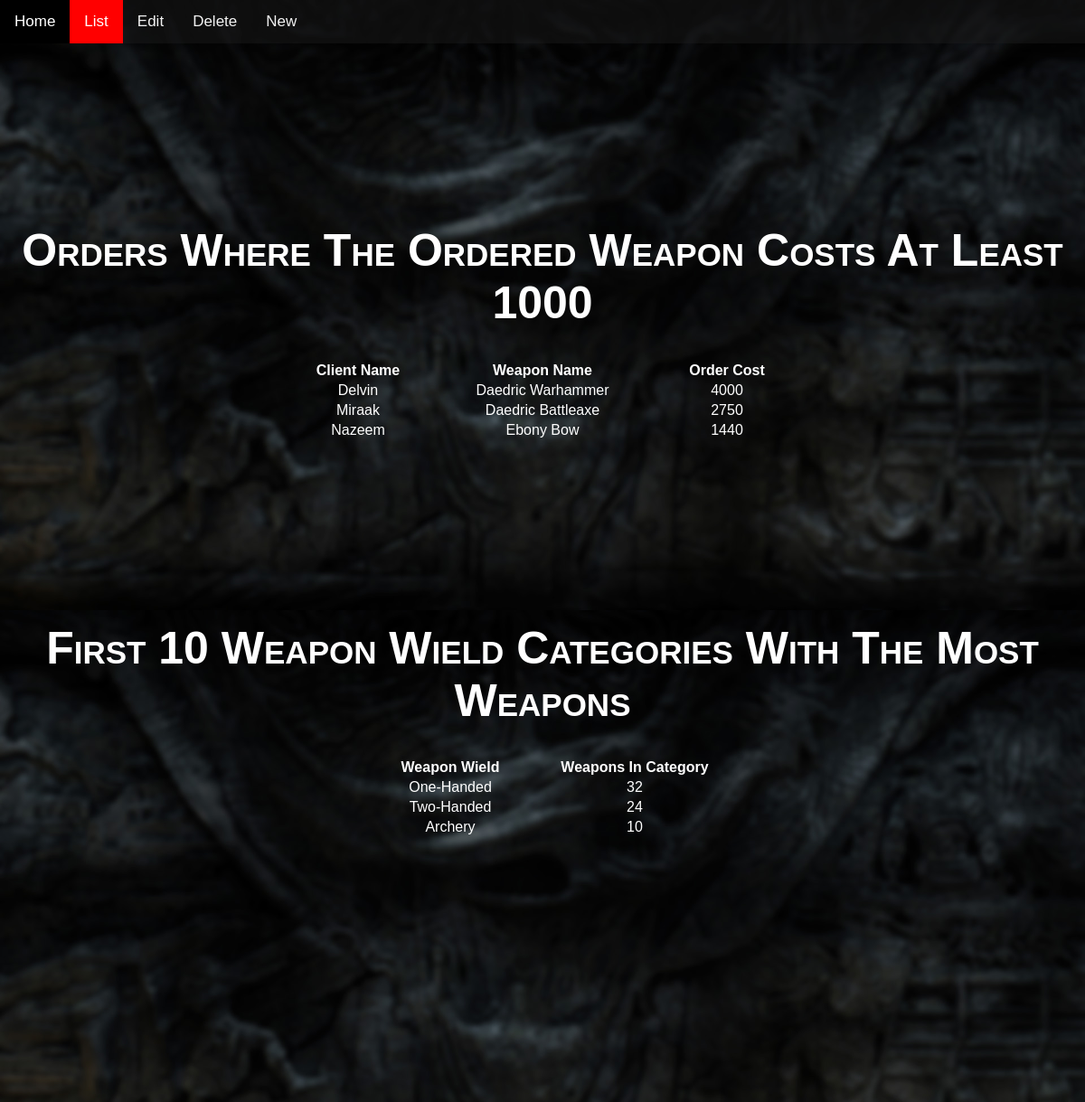
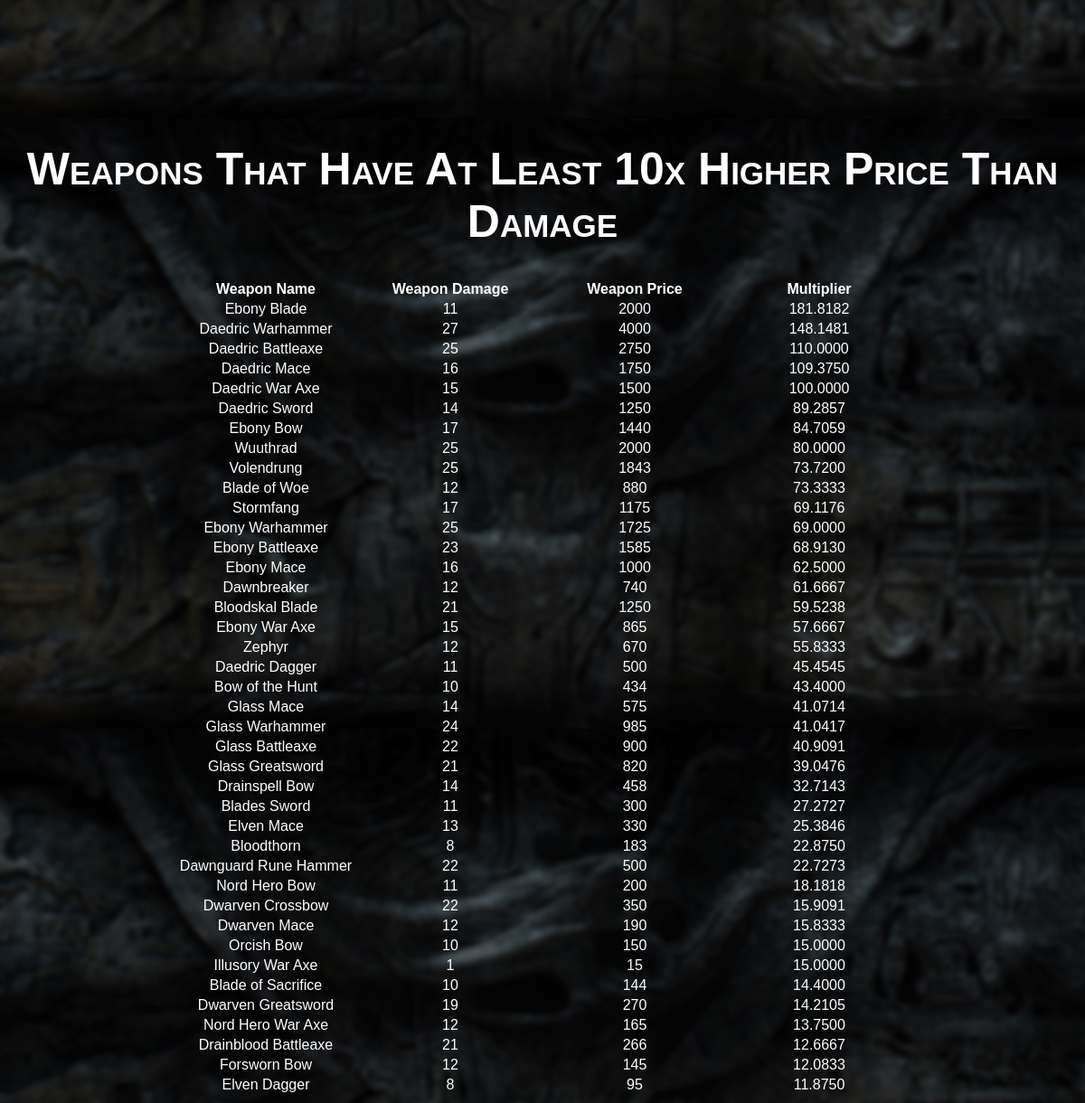
/Web/php/php_specific/list_weaponwield.php, run on the app's committed database (2 pictures, top to bottom).
### tables this page shows
CREATE TABLE `orders` (
  `clientname` varchar(50) NOT NULL,
  `weaponname` varchar(50) NOT NULL,
  `orderdate` date NOT NULL
);

CREATE TABLE `weapon` (
  `weaponname` varchar(50) NOT NULL,
  `weapontypename` varchar(50) NOT NULL,
  `price` int(10) NOT NULL,
  `damage` int(5) NOT NULL
);

### Web/php/php_specific/list_weaponwield.php (the view, shortened to what this page needs)
<!DOCTYPE html>
<html lang="en">
<head>
    <link rel="stylesheet" href="../../style/style.css">
    <link rel="stylesheet" href="//cdnjs.cloudflare.com/ajax/libs/morris.js/0.5.1/morris.css">
</head>
<body>
    <div class="topnav">
        <a href="../index.php">Home</a>
        <a href="../list.php" class="active">List</a>
        <a href="../edit.php">Edit</a>
        <a href="../delete.php">Delete</a>
        <a href="../new.php">New</a>
    </div>
    <div id="maindiv">
        <h1 id="maintitle">Orders Where The Ordered Weapon Costs At Least 1000</h1>
        <table class="listeditems">
            <tr><th>Client Name</th><th>Weapon Name</th><th>Order Cost</th></tr>
        <?php
        require_once('../connect.php');
        $sql = "SELECT orders.clientname, orders.weaponname, weapon.price FROM orders INNER JOIN weapon ON orders.weaponname = weapon.weaponname WHERE weapon.price > 1000 GROUP BY weapon.weaponname ORDER BY weapon.price DESC";
        $result = $connect -> query($sql);
        if($result)
        {
            while($row = $result -> fetch_array())
            {
                echo "<tr><td>{$row[0]}</td><td>{$row[1]}</td><td>{$row[2]}</td></tr>";
            }
        }
        ?>
        </table>
    </div>
    <div id="maindiv">
        <h1 id="maintitle">First 10 Weapon Wield Categories With The Most Weapons</h1>
        <table class="listeditems">
            <tr><th>Weapon Wield</th><th>Weapons In Category</th></tr>
        <?php
        require_once('../connect.php');
        $sql = "SELECT weapontype.weaponwield, COUNT(weapon.weapontypename) FROM weapontype INNER JOIN weapon ON weapontype.weapontypename = weapon.weapontypename GROUP BY weapontype.weaponwield ORDER BY COUNT(weapon.weapontypename) DESC LIMIT 10";
        $result = $connect -> query($sql);
        if($result)
        {
            while($row = $result -> fetch_array())
            {
                echo "<tr><td>{$row[0]}</td><td>{$row[1]}</td></tr>";
            }
        }
        ?>
        </table>
        <div id="myfirstchart" style="height: 250px;"></div>
    </div>
    <div id="maindiv">
        <h1 id="maintitle">Weapons That Have At Least 10x Higher Price Than Damage</h1>
        <table class="listeditems">
            <tr><th>Weapon Name</th><th>Weapon Damage</th><th>Weapon Price</th><th>Multiplier</th></tr>
        <?php
        require_once('../connect.php');
        $sql = "SELECT weapon.weaponname, weapon.damage, weapon.price, (weapon.price/weapon.damage) AS Multiplier FROM weapon WHERE weapon.weaponname IN (SELECT weapon.weaponname FROM weapon WHERE (weapon.price/weapon.damage) > 10) ORDER BY Multiplier DESC";
        $result = $connect -> query($sql);
        if($result)
        {
            while($row = $result -> fetch_array())
            {
                echo "<tr><td>{$row[0]}</td><td>{$row[1]}</td><td>{$row[2]}</td><td>{$row[3]}</td></tr>";
            }
        }
        ?>
        </table>
    </div>
</body>
</html>

### Web/style/style.css (style rules this page uses)
body { font-family: Arial, Helvetica, sans-serif; background-image: url(../style/swsbg2.jpg); background-size: 100% auto; margin-top: 0; margin-left: 0; margin-right: 0; }
.topnav { background: rgba(30, 30, 30, 0.4); overflow: hidden; }
.topnav a { float: left; color: #f2f2f2; text-align: center; padding: 14px 16px; text-decoration: none; font-size: 17px; }
.topnav a.active { background-color: red; color: white; }
#maindiv { text-align: center; margin-left: auto; margin-right: auto; margin-top: 200px; }
#maintitle { color: white; font-variant: small-caps; font-size: 50px; }
.listeditems { color: white; margin-left: auto; margin-right: auto; }
td, th { width: 200px; }

### data on the page
orders: clientname "Delvin", weaponname "Daedric Warhammer", weaponname.price "4000"
orders: clientname "Miraak", weaponname "Daedric Battleaxe", weaponname.price "2750"
orders: clientname "Nazeem", weaponname "Ebony Bow", weaponname.price "1440"
weapon: weaponname "Ebony Blade", damage "11", price "2000", row "181.8182"
weapon: weaponname "Daedric Warhammer", damage "27", price "4000", row "148.1481"
weapon: weaponname "Daedric Battleaxe", damage "25", price "2750", row "110.0000"
weapon: weaponname "Daedric Mace", damage "16", price "1750", row "109.3750"
weapon: weaponname "Daedric War Axe", damage "15", price "1500", row "100.0000"
weapon: weaponname "Daedric Sword", damage "14", price "1250", row "89.2857"
weapon: weaponname "Ebony Bow", damage "17", price "1440", row "84.7059"
weapon: weaponname "Wuuthrad", damage "25", price "2000", row "80.0000"
weapon: weaponname "Volendrung", damage "25", price "1843", row "73.7200"
weapon: weaponname "Blade of Woe", damage "12", price "880", row "73.3333"
weapon: weaponname "Stormfang", damage "17", price "1175", row "69.1176"
weapon: weaponname "Ebony Warhammer", damage "25", price "1725", row "69.0000"
weapon: weaponname "Ebony Battleaxe", damage "23", price "1585", row "68.9130"
weapon: weaponname "Ebony Mace", damage "16", price "1000", row "62.5000"
weapon: weaponname "Dawnbreaker", damage "12", price "740", row "61.6667"
weapon: weaponname "Bloodskal Blade", damage "21", price "1250", row "59.5238"
weapon: weaponname "Ebony War Axe", damage "15", price "865", row "57.6667"
weapon: weaponname "Zephyr", damage "12", price "670", row "55.8333"
weapon: weaponname "Daedric Dagger", damage "11", price "500", row "45.4545"
weapon: weaponname "Bow of the Hunt", damage "10", price "434", row "43.4000"
weapon: weaponname "Glass Mace", damage "14", price "575", row "41.0714"
weapon: weaponname "Glass Warhammer", damage "24", price "985", row "41.0417"
weapon: weaponname "Glass Battleaxe", damage "22", price "900", row "40.9091"
weapon: weaponname "Glass Greatsword", damage "21", price "820", row "39.0476"
weapon: weaponname "Drainspell Bow", damage "14", price "458", row "32.7143"
weapon: weaponname "Blades Sword", damage "11", price "300", row "27.2727"
weapon: weaponname "Elven Mace", damage "13", price "330", row "25.3846"
weapon: weaponname "Bloodthorn", damage "8", price "183", row "22.8750"
weapon: weaponname "Dawnguard Rune Hammer", damage "22", price "500", row "22.7273"
weapon: weaponname "Nord Hero Bow", damage "11", price "200", row "18.1818"
weapon: weaponname "Dwarven Crossbow", damage "22", price "350", row "15.9091"
weapon: weaponname "Dwarven Mace", damage "12", price "190", row "15.8333"
weapon: weaponname "Orcish Bow", damage "10", price "150", row "15.0000"
weapon: weaponname "Illusory War Axe", damage "1", price "15", row "15.0000"
weapon: weaponname "Blade of Sacrifice", damage "10", price "144", row "14.4000"
weapon: weaponname "Dwarven Greatsword", damage "19", price "270", row "14.2105"
weapon: weaponname "Nord Hero War Axe", damage "12", price "165", row "13.7500"
weapon: weaponname "Drainblood Battleaxe", damage "21", price "266", row "12.6667"
weapon: weaponname "Forsworn Bow", damage "12", price "145", row "12.0833"
weapon: weaponname "Elven Dagger", damage "8", price "95", row "11.8750"

### other printed values
$row[0] "One-Handed"
$row[1] "32"
$row[0] "Two-Handed"
$row[1] "24"
$row[0] "Archery"
$row[1] "10"
